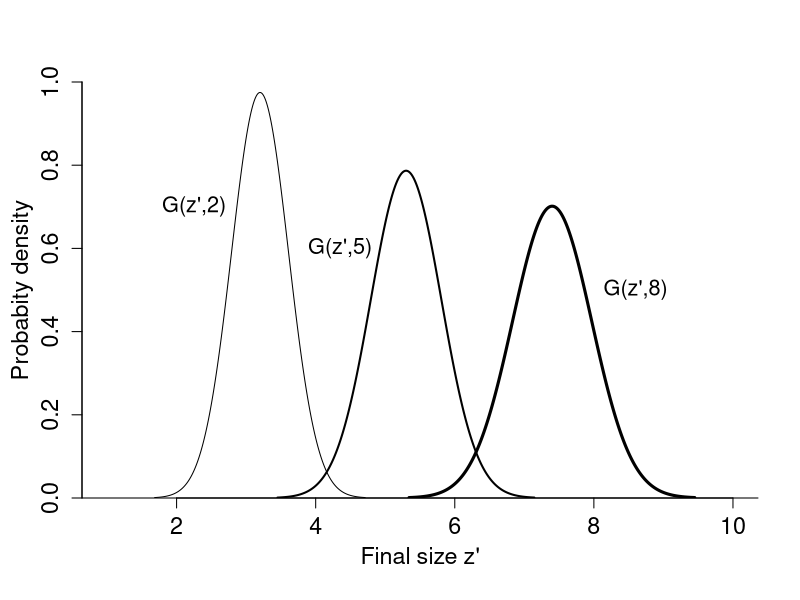

The R source for this figure:
###### Plot to illustrate growth densities 
setwd("~/Repos/ipm_book/Rcode/c2"); 

Gyx=function(y,x) {dnorm(y,mean=1.8+0.7*x,sd=0.1+(x/100)^0.3)}

yvals=seq(1,10,length=1000); 

tiny=.001
g1=Gyx(yvals,2); g1[g1<tiny]=NA;
g2=Gyx(yvals,5); g2[g2<tiny]=NA;
g3=Gyx(yvals,8);g3[g3<tiny]=NA;

#### Open the graphics window
quartz(w=7,h=4); 

par(cex.axis=1.4,bty="l",cex.lab=1.4,yaxs="i");
par(mgp=c(2.5,1,0));
matplot(yvals,cbind(g1,g2,g3),type="l",lty=1,lwd=c(1,2,3),col="black",
xlab="Final size z'",ylab="Probabity density",ylim=c(0,1));
text(2.25,0.7,"G(z',2)",cex=1.3); 
text(4.35,0.6,"G(z',5)",cex=1.3); 
text(8.6,0.5,"G(z',8)",cex=1.3);

#### Save the plot as EPS and PDF
dev.copy2eps(file="~/Repos/ipm_book/c2/figures/GrowthDensity.eps");
dev.copy2pdf(file="~/Repos/ipm_book/c2/figures/GrowthDensity.pdf"); 
